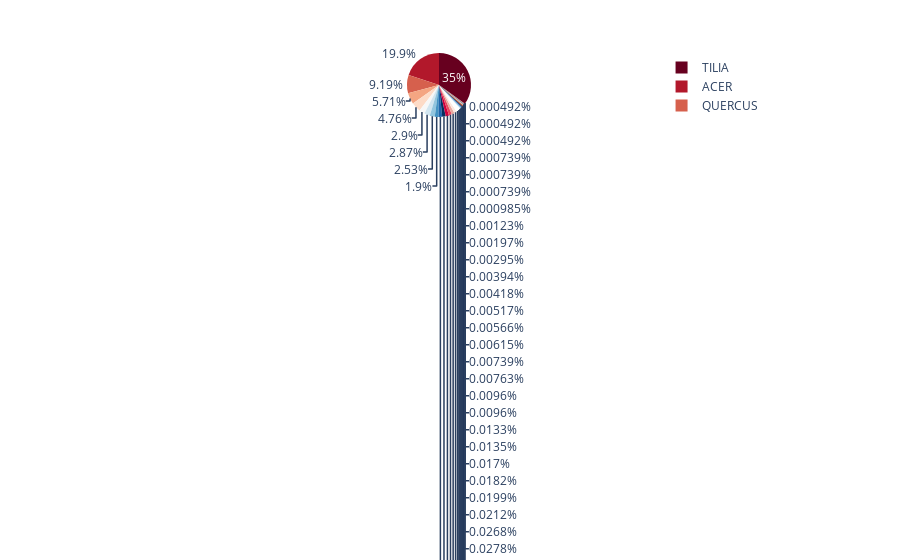

Notebook code cell kept with this figure:
### Code cell
fig = px.pie(df_statistics, values='Number_of_trees_per_species', names='Tree_species', 
             color_discrete_sequence=px.colors.sequential.RdBu)
#fig = plt.figure(figsize=(12,8))
fig.show()

### Figure 1 — Plotly figure (JSON) as saved in the notebook; plotly's stock layout.template omitted (floating-point values rounded to 4 significant figures)
{"data": [{"domain": {"x": [0, 1], "y": [0, 1]}, "hovertemplate": "Tree_species=%{label}<br>Number_of_trees_per_species=%{value}<extra></extra>", "labels": ["TILIA", "ACER", "QUERCUS", "PLATANUS", "AESCULUS", "BETULA", "FRAXINUS", "ROBINIA", "CORYLUS", "PRUNUS", "POPULUS", "CARPINUS", "ULMUS", "CRATAEGUS", "SORBUS", "PINUS", "GLEDITSIA", "PYRUS", "SOPHORA", "FAGUS", "SALIX", "LIQUIDAMBAR", "MALUS", "GINKGO", "ALNUS", "AILANTHUS", "PICEA", "JUGLANS", "MAGNOLIA", "OSTRYA", "AMELANCHIER", "LARIX", "CATALPA", "CASTANEA", "Abies", "PSEUDOTSUGA", "MORUS", "TAXUS", "CHAMAECYPARIS", "ELAEAGNUS", "CELTIS", "LIRIODENDRON", "THUJA", "CERCIS", "ZELKOVA", "KOELREUTERIA", "PARROTIA", "HIPPOPHAE", "PHELLODENDRON", "CERCIDIPHYLLUM", "GYMNOCLADUS", "TETRADIUM", "METASEQUOIA", "PTEROCARYA", "MESPILUS", "SYRINGA", "CEDRUS", "TSUGA", "SEQUOIADENDRON", "TOONA", "PAULOWNIA", "NOTHOFAGUS", "NYSSA"], "legendgroup": "", "name": "", "showlegend": true, "type": "pie", "values": [142126, 80992, 37321, 23203, 19338, 11764, 11657, 10296, 7699, 7292, 7288, 6942, 6134, 5610, 5543, 4151, 2433, 2269, 1656, 1323, 1301, 1295, 1219, 1087, 1028, 851, 846, 738, 416, 305, 262, 252, 201, 169, 143, 142, 113, 109, 86, 81, 74, 69, 55, 54, 39, 39, 31, 30, 25, 23, 21, 17, 16, 12, 8, 5, 4, 3, 3, 3, 2, 2, 2]}], "layout": {"legend": {"tracegroupgap": 0}, "margin": {"t": 60}, "piecolorway": ["rgb(103,0,31)", "rgb(178,24,43)", "rgb(214,96,77)", "rgb(244,165,130)", "rgb(253,219,199)", "rgb(247,247,247)", "rgb(209,229,240)", "rgb(146,197,222)", "rgb(67,147,195)", "rgb(33,102,172)", "rgb(5,48,97)"]}}
